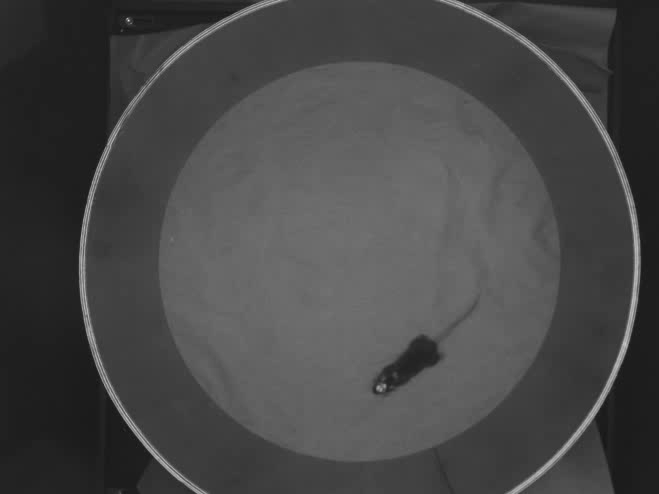
#> input picture test_data/24-7-2_C4478776_M2.tif, 659 x 494 px, found by its file name
$ python kenneth_heatmap.py
#> lines starting #> are read from the running program, lines starting #| are printed output that depends on the picture
import matplotlib.pyplot as plt
import matplotlib.image as mpimg
import seaborn as sns
import ipdb
import numpy as np
from PIL import Image
import matplotlib

def plot_heatmap(image,trajectory,drop_file, alpha = 2, beta = 0):
    """ plot heatmap
    ## add description later
    """
    fig, axs = plt.subplots(2,2,figsize=(20,20),dpi=300)

    # Image of arena
    plt.subplot(2, 2, 1)
    image = np.round(np.array(image)*alpha+beta).astype(np.uint8)
    image = np.clip(image, 0, 255)
    axs[0,0] = plt.imshow(image)

    # Trajectory
    plt.subplot(2, 2, 2)
    axs[0,1] = plt.plot(trajectory[:,0],trajectory[:,1])
    # axs[0, 1].sharex(axs[0, 0])
    # axs[0,1]

    # Image of arena plus heatmap
    plt.subplot(2, 2, 3)
    axs[1,1] = plt.imshow(image)
    axs[1,1].hist2d(trajectory[:,0],trajectory[:,1], bins=100, norm=matplotlib.colors.LogNorm())

    # Image of everything combined
    plt.subplot(2, 2, 4)
    axs[0,1] = plt.plot(trajectory[:,0],trajectory[:,1])

    plt.savefig(drop_file)
    return

if __name__=='__main__':
    trajectoryoh=np.random.randint(1,200,size=(100,2))
    image_dir=r'C:\Users\Kenneth Johnosn\PostPose\test_data\24-7-2_C4478776_M2.tif'
    imageoh=Image.open(image_dir)
#> imageoh is the input picture: PIL image 659x494 RGB; min 19, max 224, mean 71.3
    plot_heatmap(image=imageoh, trajectory=trajectoryoh, drop_file=r'C:\Users\Kenneth Johnosn\PostPose\test_data\example.tif')
#> in plot_heatmap, `image = np.round(np.array(image)*alpha+beta).astype(np.uint8)`:
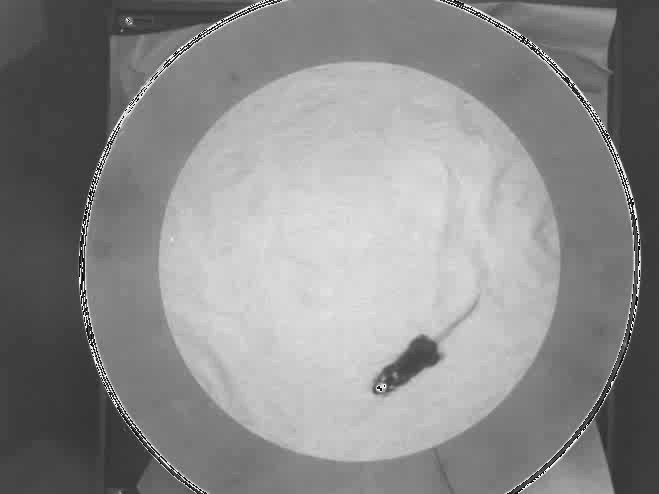
#> image: shape (494, 659, 3); min 0, max 254, mean 139
#> (the run stopped early here; a loop or call above may not have finished)
